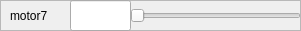
         <widget class="QFrame" name="frame_20">
          <property name="geometry">
           <rect>
            <x>0</x>
            <y>450</y>
            <width>301</width>
            <height>31</height>
           </rect>
          </property>
          <property name="frameShape">
           <enum>QFrame::StyledPanel</enum>
          </property>
          <property name="frameShadow">
           <enum>QFrame::Raised</enum>
          </property>
          <widget class="QSlider" name="motor7">
           <property name="geometry">
            <rect>
             <x>130</x>
             <y>0</y>
             <width>171</width>
             <height>31</height>
            </rect>
           </property>
           <property name="minimum">
            <number>-50</number>
           </property>
           <property name="maximum">
            <number>50</number>
           </property>
           <property name="value">
            <number>-50</number>
           </property>
           <property name="orientation">
            <enum>Qt::Horizontal</enum>
           </property>
          </widget>
          <widget class="QLabel" name="label_19">
           <property name="geometry">
            <rect>
             <x>10</x>
             <y>0</y>
             <width>91</width>
             <height>31</height>
            </rect>
           </property>
           <property name="text">
            <string>motor7</string>
           </property>
          </widget>
          <widget class="QFrame" name="frame_21">
           <property name="geometry">
            <rect>
             <x>40</x>
             <y>30</y>
             <width>301</width>
             <height>31</height>
            </rect>
           </property>
           <property name="frameShape">
            <enum>QFrame::StyledPanel</enum>
           </property>
           <property name="frameShadow">
            <enum>QFrame::Raised</enum>
           </property>
           <widget class="QSlider" name="horizontalSlider_14">
            <property name="geometry">
             <rect>
              <x>70</x>
              <y>0</y>
              <width>231</width>
              <height>31</height>
             </rect>
            </property>
            <property name="orientation">
             <enum>Qt::Horizontal</enum>
            </property>
           </widget>
           <widget class="QLabel" name="label_20">
            <property name="geometry">
             <rect>
              <x>10</x>
              <y>0</y>
              <width>91</width>
              <height>31</height>
             </rect>
            </property>
            <property name="text">
             <string>motor0</string>
            </property>
           </widget>
          </widget>
          <widget class="QLineEdit" name="setPoint_motor7">
           <property name="geometry">
            <rect>
             <x>70</x>
             <y>0</y>
             <width>61</width>
             <height>31</height>
            </rect>
           </property>
           <property name="readOnly">
            <bool>true</bool>
           </property>
          </widget>
         </widget>
